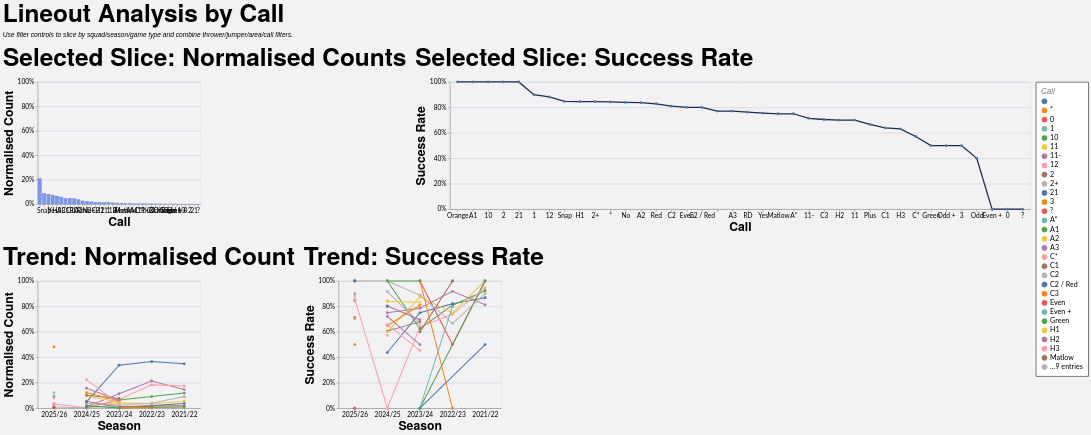

Write the Vega-Lite specification saved for this chart.
### Vega-Lite specification from a JSON file in a GitHub repository (floating-point values rounded to 4 significant figures; data arrays with more than 128 entries replaced by an {"elided": "..."} marker saying what was removed)
{"config": {"axis": {"labelFont": "Lato, sans-serif", "titleFont": "PT Sans Narrow, Helvetica Neue, Helvetica, Arial, sans-serif", "labelFontSize": 13, "titleFontSize": 24, "gridColor": "#202947", "gridOpacity": 0.2}, "header": {"labelFont": "PT Sans Narrow, Helvetica Neue, Helvetica, Arial, sans-serif", "titleFont": "PT Sans Narrow, Helvetica Neue, Helvetica, Arial, sans-serif", "labelFontSize": 24, "titleFontSize": 28, "labelFontWeight": "bold", "orient": "left"}, "legend": {"labelFont": "Lato, sans-serif", "titleFont": "PT Sans Narrow, Helvetica Neue, Helvetica, Arial, sans-serif", "labelFontSize": 14, "titleFontSize": 16, "titlePadding": 5, "fillColor": "white", "strokeColor": "black", "padding": 10, "titleFontWeight": "lighter", "titleFontStyle": "italic", "titleColor": "gray", "offset": 10}, "title": {"font": "PT Sans Narrow, Helvetica Neue, Helvetica, Arial, sans-serif", "fontSize": 48, "fontWeight": "bold", "anchor": "start", "align": "center", "titlePadding": 20, "subtitlePadding": 10, "subtitleFontSize": 13, "subtitleColor": "", "subtitleFontStyle": "italic", "offset": 15, "color": "black"}, "axisX": {"labelAngle": 0}, "facet": {"title": null, "header": null, "align": {"row": "each", "column": "each"}}, "resolve": {"scale": {"y": "independent", "facet": "independent"}}, "background": "#f2f1f4"}, "vconcat": [{"hconcat": [{"mark": {"type": "bar", "color": "#7d96e8"}, "encoding": {"tooltip": [{"field": "call", "title": "Call", "type": "nominal"}, {"field": "attempts", "format": ",.0f", "title": "Lineouts", "type": "quantitative"}, {"field": "share", "format": ".1%", "title": "Normalised Count", "type": "quantitative"}], "x": {"field": "call", "sort": "-y", "title": "Call", "type": "nominal"}, "y": {"axis": {"format": "%"}, "field": "share", "scale": {"domain": [0, 1]}, "title": "Normalised Count", "type": "quantitative"}}, "height": 240, "title": "Selected Slice: Normalised Counts", "transform": [{"filter": "(loSquad == 'All' || datum.squad == loSquad) && (loGameType == 'All' || (loGameType == 'League + Cup' && (datum.game_type == 'League' || datum.game_type == 'Cup')) || (loGameType == 'League only' && datum.game_type == 'League') || datum.game_type == loGameType) && (loOpposition == 'All' || datum.opposition == loOpposition) && (loThrower == 'All' || datum.thrower == loThrower) && (loJumper == 'All' || datum.jumper == loJumper) && (loArea == 'All' || datum.area == loArea) && (loNumbers == 'All' || datum.numbers == loNumbers) && (loCall == 'All' || datum.call == loCall) && (loCallType == 'All' || datum.call_type == loCallType)"}, {"filter": "(loSeason == 'All' || datum.season == loSeason)"}, {"aggregate": [{"op": "count", "as": "attempts"}, {"op": "sum", "field": "won", "as": "won"}], "groupby": ["call"]}, {"joinaggregate": [{"op": "sum", "field": "attempts", "as": "total_attempts"}]}, {"calculate": "datum.attempts / datum.total_attempts", "as": "share"}, {"calculate": "datum.won / datum.attempts", "as": "success_rate"}], "width": 320}, {"mark": {"type": "line", "color": "#202946", "point": true, "strokeWidth": 2.5}, "encoding": {"tooltip": [{"field": "call", "title": "Call", "type": "nominal"}, {"field": "won", "format": ",.0f", "title": "Won", "type": "quantitative"}, {"field": "attempts", "format": ",.0f", "title": "Lineouts", "type": "quantitative"}, {"field": "success_rate", "format": ".1%", "title": "Success Rate", "type": "quantitative"}], "x": {"field": "call", "sort": "-y", "title": "Call", "type": "nominal"}, "y": {"axis": {"format": "%"}, "field": "success_rate", "scale": {"domain": [0, 1]}, "title": "Success Rate", "type": "quantitative"}}, "height": 250, "title": "Selected Slice: Success Rate", "transform": [{"filter": "(loSquad == 'All' || datum.squad == loSquad) && (loGameType == 'All' || (loGameType == 'League + Cup' && (datum.game_type == 'League' || datum.game_type == 'Cup')) || (loGameType == 'League only' && datum.game_type == 'League') || datum.game_type == loGameType) && (loOpposition == 'All' || datum.opposition == loOpposition) && (loThrower == 'All' || datum.thrower == loThrower) && (loJumper == 'All' || datum.jumper == loJumper) && (loArea == 'All' || datum.area == loArea) && (loNumbers == 'All' || datum.numbers == loNumbers) && (loCall == 'All' || datum.call == loCall) && (loCallType == 'All' || datum.call_type == loCallType)"}, {"filter": "(loSeason == 'All' || datum.season == loSeason)"}, {"aggregate": [{"op": "count", "as": "attempts"}, {"op": "sum", "field": "won", "as": "won"}], "groupby": ["call"]}, {"joinaggregate": [{"op": "sum", "field": "attempts", "as": "total_attempts"}]}, {"calculate": "datum.attempts / datum.total_attempts", "as": "share"}, {"calculate": "datum.won / datum.attempts", "as": "success_rate"}], "width": {"step": 30}}], "spacing": 16}, {"hconcat": [{"mark": {"type": "line", "point": true, "strokeWidth": 2}, "encoding": {"color": {"field": "call", "title": "Call", "type": "nominal"}, "tooltip": [{"field": "season", "title": "Season", "type": "nominal"}, {"field": "call", "title": "Call", "type": "nominal"}, {"field": "attempts", "format": ",.0f", "title": "Lineouts", "type": "quantitative"}, {"field": "norm_count", "format": ".1%", "title": "Normalised Count", "type": "quantitative"}], "x": {"field": "season", "sort": "-x", "title": "Season", "type": "nominal"}, "y": {"axis": {"format": "%"}, "field": "norm_count", "scale": {"domain": [0, 1]}, "title": "Normalised Count", "type": "quantitative"}}, "height": 250, "title": "Trend: Normalised Count", "transform": [{"filter": "(loSquad == 'All' || datum.squad == loSquad) && (loGameType == 'All' || (loGameType == 'League + Cup' && (datum.game_type == 'League' || datum.game_type == 'Cup')) || (loGameType == 'League only' && datum.game_type == 'League') || datum.game_type == loGameType) && (loOpposition == 'All' || datum.opposition == loOpposition) && (loThrower == 'All' || datum.thrower == loThrower) && (loJumper == 'All' || datum.jumper == loJumper) && (loArea == 'All' || datum.area == loArea) && (loNumbers == 'All' || datum.numbers == loNumbers) && (loCall == 'All' || datum.call == loCall) && (loCallType == 'All' || datum.call_type == loCallType)"}, {"aggregate": [{"op": "count", "as": "attempts"}, {"op": "sum", "field": "won", "as": "won"}], "groupby": ["season", "call"]}, {"joinaggregate": [{"op": "sum", "field": "attempts", "as": "season_attempts"}], "groupby": ["season"]}, {"calculate": "datum.attempts / datum.season_attempts", "as": "norm_count"}, {"calculate": "datum.won / datum.attempts", "as": "success_rate"}], "width": 320}, {"mark": {"type": "line", "point": true, "strokeWidth": 2}, "encoding": {"color": {"field": "call", "title": "Call", "type": "nominal"}, "tooltip": [{"field": "season", "title": "Season", "type": "nominal"}, {"field": "call", "title": "Call", "type": "nominal"}, {"field": "won", "format": ",.0f", "title": "Won", "type": "quantitative"}, {"field": "attempts", "format": ",.0f", "title": "Lineouts", "type": "quantitative"}, {"field": "success_rate", "format": ".1%", "title": "Success Rate", "type": "quantitative"}], "x": {"field": "season", "sort": "-x", "title": "Season", "type": "nominal"}, "y": {"axis": {"format": "%"}, "field": "success_rate", "scale": {"domain": [0, 1]}, "title": "Success Rate", "type": "quantitative"}}, "height": 250, "title": "Trend: Success Rate", "transform": [{"filter": "(loSquad == 'All' || datum.squad == loSquad) && (loGameType == 'All' || (loGameType == 'League + Cup' && (datum.game_type == 'League' || datum.game_type == 'Cup')) || (loGameType == 'League only' && datum.game_type == 'League') || datum.game_type == loGameType) && (loOpposition == 'All' || datum.opposition == loOpposition) && (loThrower == 'All' || datum.thrower == loThrower) && (loJumper == 'All' || datum.jumper == loJumper) && (loArea == 'All' || datum.area == loArea) && (loNumbers == 'All' || datum.numbers == loNumbers) && (loCall == 'All' || datum.call == loCall) && (loCallType == 'All' || datum.call_type == loCallType)"}, {"aggregate": [{"op": "count", "as": "attempts"}, {"op": "sum", "field": "won", "as": "won"}], "groupby": ["season", "call"]}, {"joinaggregate": [{"op": "sum", "field": "attempts", "as": "season_attempts"}], "groupby": ["season"]}, {"calculate": "datum.attempts / datum.season_attempts", "as": "norm_count"}, {"calculate": "datum.won / datum.attempts", "as": "success_rate"}], "width": 320}], "spacing": 16}], "data": {"name": "data-a74c82ec4c2da974db84f9ddf4e7eb5b"}, "params": [{"name": "loSquad", "value": "All"}, {"name": "loSeason", "value": "All"}, {"name": "loGameType", "value": "All"}, {"name": "loOpposition", "value": "All"}, {"name": "loThrower", "value": "All"}, {"name": "loJumper", "value": "All"}, {"name": "loArea", "value": "All"}, {"name": "loNumbers", "value": "All"}, {"name": "loCall", "value": "All"}, {"name": "loCallType", "value": "All"}], "spacing": 22, "title": {"text": "Lineout Analysis by Call", "subtitle": "Use filter controls to slice by squad/season/game type and combine thrower/jumper/area/call filters."}, "$schema": "https://vega.github.io/schema/vega-lite/v5.20.1.json", "datasets": {"data-a74c82ec4c2da974db84f9ddf4e7eb5b": {"elided": "1242 records"}}}
